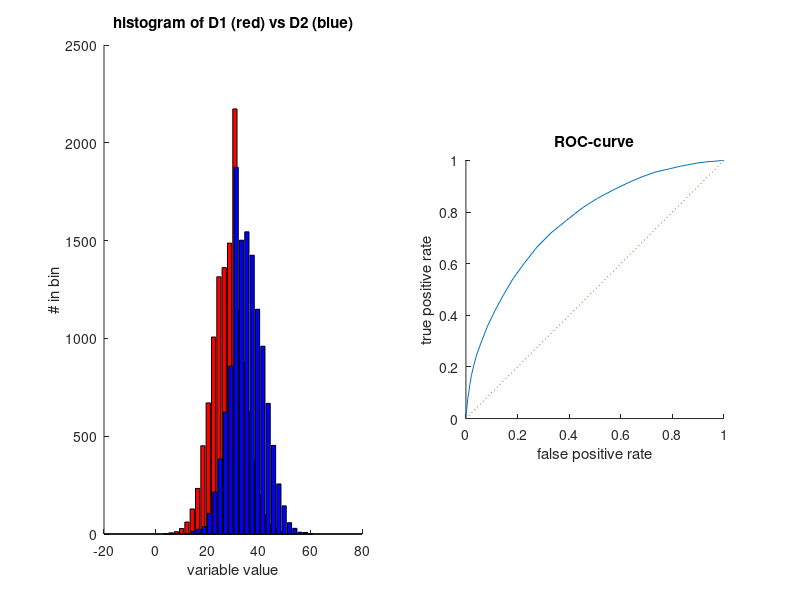

This chart was generated by the following MATLAB code:
function [auc] = get_auc(D1,D2);
%%%%%%%%%%%%%%%%%%%%%%%%%%%%%%%%%%%%%%%%%%%%%%%%%%%%%%%%%%%%%%%%
%
% function [auc] = get_auc(D1,D2);
%
% This function gets the auc (area under the curve) of the
% roc curve (receiver-operating-characteristic curve) for data D1 and D2,
% where D2 is expected to typically take on higher values than D1.
% The inputs are D1 and D2, which will be treated as arrays.
% The output is the auc (a double between 0 and 1). 
%
% test by running with no arguments:
% i.e., >> get_auc();
%
%%%%%%%%%%%%%%%%%%%%%%%%%%%%%%%%%%%%%%%%%%%%%%%%%%%%%%%%%%%%%%%%

plot_flag=0;

if (nargin<2);
b=0.05;n=4*1024; n=12340;
disp(sprintf(' testing get_auc: '));
disp(sprintf(' generating test data with %d points',n));
%D1 = max(0,min(1,randn(n+2,1)/10+0.5-b));D2 = max(0,min(1,randn(n+3,1)/10+0.5+b));
%K=12; D1 = round(K*max(0,min(1,randn(n-4,1)/10+0.5-b)))/K; D2 = round(K*max(0,min(1,randn(n+13,1)/10+0.5+b)))/K;
K=64; D1 = round(K*max(0,min(1,randn(n-3,1)/10+0.5-b))); D2 = round(K*max(0,min(1,randn(n+2,1)/10+0.5+b)));
plot_flag=1;
end;%if (isempty(D1) | isempty(D2));

if (isempty(D1) | isempty(D2));
auc = 0.5;
else%if (isempty(D1) | isempty(D2));
D1 = reshape(D1,1,length(D1));
D2 = reshape(D2,1,length(D2));
buc = [D1 , D2 ; zeros(1,length(D1)) , ones(1,length(D2))];
[buc_y,buc_i] = sort(buc(1,:),'ascend');
buc = buc(:,buc_i);
vv = buc(1,:); xy = buc(2,:);
vgvm = [0 (vv(2:end)>vv(1:end-1))]; vvp = zeros(1,length(vv)); vvp(1)=1; ptmp=vvp(1); for (nl=2:length(vvp)); if (vgvm(nl)); vvp(nl)=nl; ptmp=nl; else; vvp(nl)=ptmp; end; end; vvp = vvp-1; vvp(find(vvp<1))=1;
vlvp = [(vv(1:end-1)<vv(2:end)) 0]; vvq = zeros(1,length(vv)); vvq(end)=length(vv); qtmp=vvq(end); for (nl=length(vvq)-1:-1:1); if (vlvp(nl)); vvq(nl)=nl; qtmp=nl; else; vvq(nl)=qtmp; end;end; vvq = vvq+1; vvq(find(vvq>length(vvq)))=length(vvq)+1;
yy = cumsum(xy(end:-1:1)); yy = [yy(end:-1:1) 0];
xij = find(xy==0);
auc = sum( yy(vvq(xij)) + yy(vvp(xij)+1) ) / 2 / length(D1) / length(D2);

if plot_flag;
disp(sprintf('plotting fpr and tpr...'));
D1 = reshape(D1,1,length(D1));
D2 = reshape(D2,1,length(D2));
hbins=linspace(0,K,32);hD1=hist(D1,hbins);hD2=hist(D2,hbins);
[D,I1,I2] = union(D1,D2);
tpr = sum(repmat(D2,length(D),1)>=repmat(transpose(D),1,length(D2)),2)/length(D2);
fpr = sum(repmat(D1,length(D),1)>=repmat(transpose(D),1,length(D1)),2)/length(D1);
figpos();
subplot(1,2,1);
hold on;
b=bar(hbins-0.25,hD1);set(b,'FaceColor','r');
b=bar(hbins+0.25,hD2);set(b,'FaceColor','b');
hold off;
xlabel('variable value'); ylabel('# in bin'); title('histogram of D1 (red) vs D2 (blue)');
subplot(1,2,2);
hold on;
plot(fpr,tpr,'-');
plot([0 1],[0,1],':');
hold off;
axis square; xlabel('false positive rate'); ylabel('true positive rate'); title('ROC-curve');
Auc = trapz(fpr(end:-1:1),tpr(end:-1:1)); disp(sprintf(' Auc (area under curve) = Auc = %0.4f, should be the same as the calculated auc = %0.4f',Auc,auc));
end;%if plot_flag;

end;%if (isempty(D1) | isempty(D2));

%%%%%%%%%%%%%%%%%%%%%%%%%%%%%%%%%%%%%%%%%%%%%%%%%%%%%%%%%%%%%%%%

function [fig1] = figpos()
set(0,'Units','pixels') ;
scnsize = get(0,'ScreenSize');
fig1 = figure;
position = get(fig1,'Position');
outerpos = get(fig1,'OuterPosition');
borders = outerpos - position;

edge = -borders(1)/2;
pos1 = [edge - 1800,  scnsize(4) * (2/3) - 500,  scnsize(3) - edge + 300,  scnsize(4) + 300];
set(fig1,'OuterPosition',pos1);
